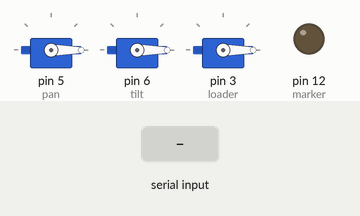
The sketch below on a simulated Arduino Uno, built with avr-gcc and run on an emulated ATmega328P. Shown: 3 × servo, output pins drawn as LEDs (lit = HIGH). Inputs (shaded band) come from the test bench.

Above: at 1.2 s.
1.3 s: "90,45\n" received over Serial
At 3.7 s:
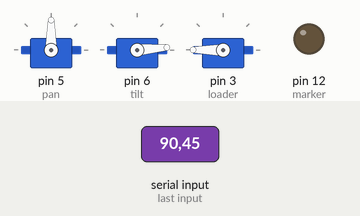
4.3 s: "30,150\n" received over Serial
At 7.0 s:
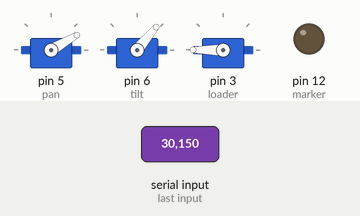
7.3 s: "5\n" received over Serial
At 10.0 s:
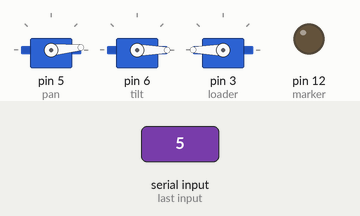
10.3 s: "200\n" received over Serial
At 12.9 s:
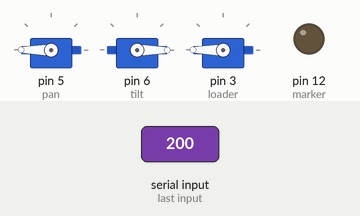
13.3 s: "90\n" received over Serial
At 14.4 s:
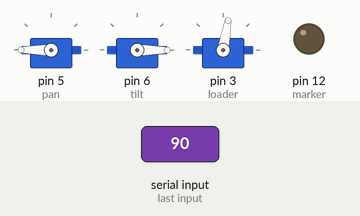
Timing chart, 0 to 16.3 s (numbered marks = the images above; inputs shaded):
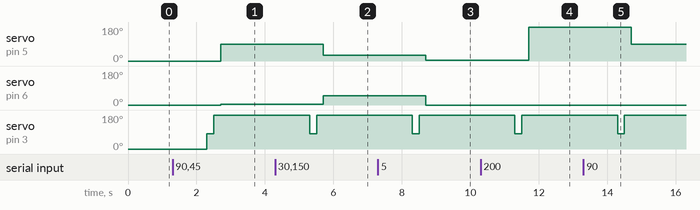

The sketch:

panTiltFire.ino
```cpp
#include <Servo.h>
int marker = 12;
Servo pan;
Servo tilt;
Servo loader;
String incoming = "";
String panString = "";
String tiltString = "";
int panCom = 0;
int tiltCom = 0;

void setup() {
  // initialze pins as outputs
  pinMode(marker, OUTPUT);
  // setup the servos
  pan.attach(5);
  tilt.attach(6);
  loader.attach(3);
  // setup Serial connection
  Serial.begin(9600);
  pan.write(0);
  tilt.write(0);
  loader.write(0);
}


// the loop routine runs over and over again forever:
void loop() {
  if (Serial.available() > 0) { //check for new data
    incoming = Serial.readString();
    panString = incoming.substring(0,3);
    tiltString = incoming.substring(4,7);
    panCom = panString.toInt();
    tiltCom = tiltString.toInt();
    load();
    aim(panCom, tiltCom);
    delay(500);
    fire();
  }
}

void fire() { //electrically pulls the trigger on the marker
  digitalWrite(marker, HIGH);
  delay(2);
  digitalWrite(marker, LOW);
}

void aim(int x,int y) { //moves the gimbal to the correct x and y positions
  pan.write(x);
  tilt.write(y);
}

void load() { //load a paintball in the barrel
  loader.write(80);
  delay(200);
  loader.write(200);
  delay(200);
}
```

Measured:
- after the input at 1.3 s, servo on pin 5 (pan): 0° → 90° after 1.4 s; servo on pin 6 (tilt): 0° → 5° after 1.4 s; servo on pin 3 (loader): 0° → 80° after 1.0 s, → 180° 0.20 s later
- after the input at 4.3 s, servo on pin 5 (pan): 90° → 30° after 1.4 s; servo on pin 6 (tilt): 5° → 50° after 1.4 s; servo on pin 3 (loader): 180° → 80° after 1.0 s, → 180° 0.20 s later
- after the input at 7.3 s, servo on pin 5 (pan): 30° → 5° after 1.4 s; servo on pin 6 (tilt): 50° → 0° after 1.4 s; servo on pin 3 (loader): 180° → 80° after 1.0 s, → 180° 0.20 s later
- after the input at 10.3 s, servo on pin 5 (pan): 5° → 180° after 1.4 s; servo on pin 3 (loader): 180° → 80° after 1.0 s, → 180° 0.20 s later
- after the input at 13.3 s, servo on pin 5 (pan): 180° → 90° after 1.4 s; servo on pin 3 (loader): 180° → 80° after 1.0 s, → 180° 0.20 s later
